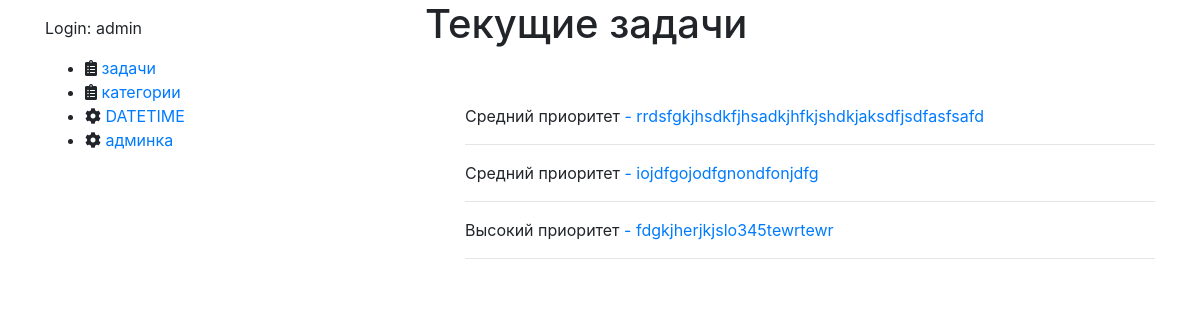
Screenshot of /list/ (signed in) with the database file from the repository.
### tasks/models.py (models this page shows, shortened)
class TodoItem(models.Model):
    description = models.TextField("описание")
    is_completed = models.BooleanField("выполнено", default=False)
    created = models.DateTimeField(auto_now_add=True)
    updated = models.DateTimeField(auto_now=True)
    owner = models.ForeignKey(User, on_delete=models.CASCADE, related_name="tasks")
    priority = models.ForeignKey(Priority, on_delete=models.CASCADE, related_name="task_priority")
    category = models.ManyToManyField(Category, blank=True)
    class Meta:
        verbose_name = 'Задача'
        verbose_name_plural = 'Задачи'

class Priority(models.Model):
    PRIORITY_HIGH = 1
    PRIORITY_MEDIUM = 2
    PRIORITY_LOW = 3
    PRIORITY_CHOICES = [
        (PRIORITY_HIGH, "Высокий приоритет"),
        (PRIORITY_MEDIUM, "Средний приоритет"),
        (PRIORITY_LOW, "Низкий приоритет"),
    ]
    prior = models.IntegerField("Важность", choices=PRIORITY_CHOICES, default=PRIORITY_MEDIUM)
    todos_count = models.PositiveIntegerField(default=0)
    class Meta:
        verbose_name = 'Важность'
        verbose_name_plural = 'Важность'
    def __str__(self):
        PRIORITY_CHOICES = {
            1:"Высокий приоритет",
            2:"Средний приоритет",
            3:"Низкий приоритет"
        }
        return PRIORITY_CHOICES[self.prior]

### tasks/views.py (the view)
# urls.py: path("list/", views.TaskListView.as_view(), name="list"),
class TaskListView(ListView):
    model = TodoItem
    context_object_name = "tasks"
    template_name = "tasks/list.html"
    def get_queryset(self):
        u = self.request.user
        qs = super().get_queryset()
        return qs.filter(owner=u)
    def get_context_data(self, **kwargs):
        context = super().get_context_data(**kwargs)
        user_tasks = self.get_queryset()
        tags = []
        for t in user_tasks:
            tags.append(list(t.category.all()))
            categories = []
            for cat in t.category.all():
                if cat not in categories:
                    categories.append(cat)
            context["categories"] = categories
        return context

### tasks/templates/tasks/list.html (shortened to what this page needs)
{% extends "base.html" %}
{% load static %}
{% block main_content %}
  <h1>Текущие задачи</h1>
<br>
<br>
  <ul id="todo-list">
    {% for task in tasks %}
        {{ task.priority }}
        <a href='{% url "tasks:details" task.id %}'> - {{ task.description }}</a>
        <hr/>
    {% endfor %}
  </ul>
{% endblock %}

### templates/base.html (shortened to what this page needs)
<html>
  <head>
    <link rel="stylesheet" href="https://maxcdn.bootstrapcdn.com/bootstrap/4.0.0/css/bootstrap.min.css">
  <link rel="stylesheet" href="https://use.fontawesome.com/releases/v5.7.0/css/all.css">
  </head>
  <body>
    <div class="container">
      <div class="row">
        <div class="side_bar col">
          {% block side_bar %}
            {% if user.is_authenticated %}
              <p>Login: {{ user.username }}</p>
            {% endif %}
              <ul>
                <li><i class="fas fa-clipboard-list"></i>&nbsp;<a href="{% url "tasks:list" %}">задачи</a></li>
                <li><i class="fas fa-clipboard-list"></i>&nbsp;<a href="{% url "tasks:index" %}">категории</a></li>
                <li><i class="fas fa-cog"></i>&nbsp;<a href='{% url "tasks:date_time" %}'>DATETIME</a></li>
                <li><i class="fas fa-cog"></i>&nbsp;<a href='{% url 'admin:index' %}'>админка</a></li>
              </ul>
          {% endblock %}
        </div>
        <div class="main_content col-8">
          {% block main_content %}
          {% endblock %}
        </div>
      </div>
    </div>
  </body>
</html>

### rows the page displays
TodoItem: priority "Средний приоритет", description "rrdsfgkjhsdkfjhsadkjhfkjshdkjaksdfjsdfasfsafd"
TodoItem: priority "Средний приоритет", description "iojdfgojodfgnondfonjdfg"
TodoItem: priority "Высокий приоритет", description "fdgkjherjkjslo345tewrtewr"

### other values shown
{{ user.username }} "admin"
